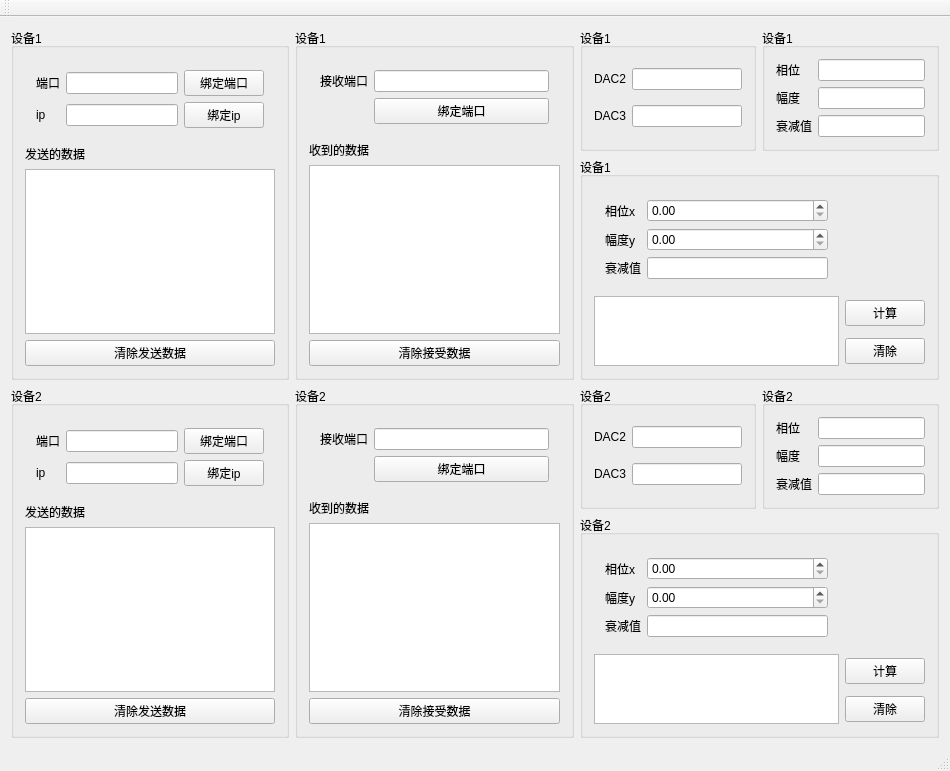
<?xml version="1.0" encoding="UTF-8"?>
<ui version="4.0">
 <class>MainWindow</class>
 <widget class="QMainWindow" name="MainWindow">
  <property name="geometry">
   <rect>
    <x>0</x>
    <y>0</y>
    <width>950</width>
    <height>709</height>
   </rect>
  </property>
  <property name="windowTitle">
   <string>MainWindow</string>
  </property>
  <widget class="QWidget" name="centralWidget">
   <layout class="QGridLayout" name="gridLayout_17">
    <item row="0" column="0" rowspan="2">
     <widget class="QGroupBox" name="groupBox_2">
      <property name="title">
       <string>设备1</string>
      </property>
      <layout class="QGridLayout" name="gridLayout_5">
       <item row="4" column="0">
        <widget class="QPushButton" name="pushButton_2">
         <property name="text">
          <string>清除发送数据</string>
         </property>
        </widget>
       </item>
       <item row="3" column="0">
        <widget class="QTextEdit" name="sendData"/>
       </item>
       <item row="0" column="0">
        <widget class="QWidget" name="widget" native="true">
         <layout class="QGridLayout" name="gridLayout">
          <item row="1" column="0">
           <widget class="QLabel" name="label_2">
            <property name="text">
             <string>ip</string>
            </property>
           </widget>
          </item>
          <item row="0" column="1">
           <widget class="QLineEdit" name="port"/>
          </item>
          <item row="0" column="0">
           <widget class="QLabel" name="label">
            <property name="text">
             <string>端口</string>
            </property>
           </widget>
          </item>
          <item row="0" column="2">
           <widget class="QPushButton" name="updata_2">
            <property name="text">
             <string>绑定端口</string>
            </property>
           </widget>
          </item>
          <item row="1" column="1">
           <widget class="QLineEdit" name="ip"/>
          </item>
          <item row="1" column="2">
           <widget class="QPushButton" name="changIp">
            <property name="text">
             <string>绑定ip</string>
            </property>
           </widget>
          </item>
         </layout>
        </widget>
       </item>
       <item row="1" column="0">
        <widget class="QLabel" name="label_10">
         <property name="text">
          <string>发送的数据</string>
         </property>
        </widget>
       </item>
      </layout>
     </widget>
    </item>
    <item row="0" column="1" rowspan="2">
     <widget class="QGroupBox" name="groupBox">
      <property name="title">
       <string>设备1</string>
      </property>
      <layout class="QGridLayout" name="gridLayout_4">
       <item row="1" column="0">
        <widget class="QLabel" name="label_3">
         <property name="text">
          <string>收到的数据</string>
         </property>
        </widget>
       </item>
       <item row="0" column="0" colspan="2">
        <widget class="QWidget" name="widget_2" native="true">
         <layout class="QGridLayout" name="gridLayout_2">
          <item row="0" column="0">
           <widget class="QLabel" name="label_7">
            <property name="text">
             <string>接收端口</string>
            </property>
           </widget>
          </item>
          <item row="0" column="1">
           <widget class="QLineEdit" name="RecPort"/>
          </item>
          <item row="1" column="1">
           <widget class="QPushButton" name="updata">
            <property name="text">
             <string>绑定端口</string>
            </property>
           </widget>
          </item>
         </layout>
        </widget>
       </item>
       <item row="2" column="0" colspan="2">
        <widget class="QTextEdit" name="recvData"/>
       </item>
       <item row="3" column="0" colspan="2">
        <widget class="QPushButton" name="pushButton_3">
         <property name="text">
          <string>清除接受数据</string>
         </property>
        </widget>
       </item>
      </layout>
     </widget>
    </item>
    <item row="0" column="2">
     <widget class="QGroupBox" name="groupBox_4">
      <property name="title">
       <string>设备1</string>
      </property>
      <layout class="QGridLayout" name="gridLayout_7">
       <item row="0" column="0">
        <widget class="QLabel" name="label_8">
         <property name="text">
          <string>DAC2</string>
         </property>
        </widget>
       </item>
       <item row="0" column="1">
        <widget class="QLineEdit" name="DAC2"/>
       </item>
       <item row="1" column="0">
        <widget class="QLabel" name="label_9">
         <property name="text">
          <string>DAC3</string>
         </property>
        </widget>
       </item>
       <item row="1" column="1">
        <widget class="QLineEdit" name="DAC3"/>
       </item>
      </layout>
     </widget>
    </item>
    <item row="0" column="3">
     <widget class="QGroupBox" name="groupBox_10">
      <property name="title">
       <string>设备1</string>
      </property>
      <layout class="QGridLayout" name="gridLayout_16">
       <item row="0" column="0">
        <widget class="QLabel" name="label_24">
         <property name="text">
          <string>相位</string>
         </property>
        </widget>
       </item>
       <item row="0" column="1">
        <widget class="QLineEdit" name="RecvDAC1_1"/>
       </item>
       <item row="1" column="0">
        <widget class="QLabel" name="label_25">
         <property name="text">
          <string>幅度</string>
         </property>
        </widget>
       </item>
       <item row="1" column="1">
        <widget class="QLineEdit" name="RecvDAC4_1"/>
       </item>
       <item row="2" column="0">
        <widget class="QLabel" name="label_26">
         <property name="text">
          <string>衰减值</string>
         </property>
        </widget>
       </item>
       <item row="2" column="1">
        <widget class="QLineEdit" name="RecvPad_Value1"/>
       </item>
      </layout>
     </widget>
    </item>
    <item row="1" column="2" colspan="2">
     <widget class="QGroupBox" name="groupBox_3">
      <property name="title">
       <string>设备1</string>
      </property>
      <layout class="QGridLayout" name="gridLayout_6">
       <item row="0" column="0">
        <widget class="QWidget" name="widget_3" native="true">
         <layout class="QGridLayout" name="gridLayout_3">
          <item row="0" column="0">
           <widget class="QLabel" name="label_4">
            <property name="text">
             <string>相位x</string>
            </property>
           </widget>
          </item>
          <item row="0" column="1">
           <widget class="QDoubleSpinBox" name="XSpinBox"/>
          </item>
          <item row="1" column="0">
           <widget class="QLabel" name="label_5">
            <property name="text">
             <string>幅度y</string>
            </property>
           </widget>
          </item>
          <item row="1" column="1">
           <widget class="QDoubleSpinBox" name="YSpinBox_2"/>
          </item>
          <item row="2" column="0">
           <widget class="QLabel" name="label_6">
            <property name="text">
             <string>衰减值</string>
            </property>
           </widget>
          </item>
          <item row="2" column="1">
           <widget class="QLineEdit" name="setsub"/>
          </item>
         </layout>
        </widget>
       </item>
       <item row="1" column="0" rowspan="2">
        <widget class="QTextEdit" name="caclulator"/>
       </item>
       <item row="1" column="1">
        <widget class="QPushButton" name="pushButton">
         <property name="text">
          <string>计算</string>
         </property>
        </widget>
       </item>
       <item row="2" column="1">
        <widget class="QPushButton" name="clear">
         <property name="text">
          <string>清除</string>
         </property>
        </widget>
       </item>
      </layout>
     </widget>
    </item>
    <item row="2" column="0" rowspan="2">
     <widget class="QGroupBox" name="groupBox_5">
      <property name="title">
       <string>设备2</string>
      </property>
      <layout class="QGridLayout" name="gridLayout_8">
       <item row="4" column="0">
        <widget class="QPushButton" name="pushButton_4">
         <property name="text">
          <string>清除发送数据</string>
         </property>
        </widget>
       </item>
       <item row="3" column="0">
        <widget class="QTextEdit" name="sendData_2"/>
       </item>
       <item row="0" column="0">
        <widget class="QWidget" name="widget_4" native="true">
         <layout class="QGridLayout" name="gridLayout_9">
          <item row="1" column="0">
           <widget class="QLabel" name="label_11">
            <property name="text">
             <string>ip</string>
            </property>
           </widget>
          </item>
          <item row="0" column="1">
           <widget class="QLineEdit" name="port_2"/>
          </item>
          <item row="0" column="0">
           <widget class="QLabel" name="label_12">
            <property name="text">
             <string>端口</string>
            </property>
           </widget>
          </item>
          <item row="0" column="2">
           <widget class="QPushButton" name="updata_3">
            <property name="text">
             <string>绑定端口</string>
            </property>
           </widget>
          </item>
          <item row="1" column="1">
           <widget class="QLineEdit" name="ip_2"/>
          </item>
          <item row="1" column="2">
           <widget class="QPushButton" name="changIp_2">
            <property name="text">
             <string>绑定ip</string>
            </property>
           </widget>
          </item>
         </layout>
        </widget>
       </item>
       <item row="1" column="0">
        <widget class="QLabel" name="label_13">
         <property name="text">
          <string>发送的数据</string>
         </property>
        </widget>
       </item>
      </layout>
     </widget>
    </item>
    <item row="2" column="1" rowspan="2">
     <widget class="QGroupBox" name="groupBox_6">
      <property name="title">
       <string>设备2</string>
      </property>
      <layout class="QGridLayout" name="gridLayout_10">
       <item row="1" column="0">
        <widget class="QLabel" name="label_14">
         <property name="text">
          <string>收到的数据</string>
         </property>
        </widget>
       </item>
       <item row="0" column="0" colspan="2">
        <widget class="QWidget" name="widget_5" native="true">
         <layout class="QGridLayout" name="gridLayout_11">
          <item row="0" column="0">
           <widget class="QLabel" name="label_15">
            <property name="text">
             <string>接收端口</string>
            </property>
           </widget>
          </item>
          <item row="0" column="1">
           <widget class="QLineEdit" name="RecPort_2"/>
          </item>
          <item row="1" column="1">
           <widget class="QPushButton" name="updata_4">
            <property name="text">
             <string>绑定端口</string>
            </property>
           </widget>
          </item>
         </layout>
        </widget>
       </item>
       <item row="2" column="0" colspan="2">
        <widget class="QTextEdit" name="recvData_2"/>
       </item>
       <item row="3" column="0" colspan="2">
        <widget class="QPushButton" name="pushButton_5">
         <property name="text">
          <string>清除接受数据</string>
         </property>
        </widget>
       </item>
      </layout>
     </widget>
    </item>
    <item row="2" column="2">
     <widget class="QGroupBox" name="groupBox_8">
      <property name="title">
       <string>设备2</string>
      </property>
      <layout class="QGridLayout" name="gridLayout_14">
       <item row="0" column="0">
        <widget class="QLabel" name="label_19">
         <property name="text">
          <string>DAC2</string>
         </property>
        </widget>
       </item>
       <item row="0" column="1">
        <widget class="QLineEdit" name="DAC2_2"/>
       </item>
       <item row="1" column="0">
        <widget class="QLabel" name="label_20">
         <property name="text">
          <string>DAC3</string>
         </property>
        </widget>
       </item>
       <item row="1" column="1">
        <widget class="QLineEdit" name="DAC3_2"/>
       </item>
      </layout>
     </widget>
    </item>
    <item row="2" column="3">
     <widget class="QGroupBox" name="groupBox_9">
      <property name="title">
       <string>设备2</string>
      </property>
      <layout class="QGridLayout" name="gridLayout_15">
       <item row="0" column="0">
        <widget class="QLabel" name="label_21">
         <property name="text">
          <string>相位</string>
         </property>
        </widget>
       </item>
       <item row="0" column="1">
        <widget class="QLineEdit" name="RecvDAC1_2"/>
       </item>
       <item row="1" column="0">
        <widget class="QLabel" name="label_22">
         <property name="text">
          <string>幅度</string>
         </property>
        </widget>
       </item>
       <item row="1" column="1">
        <widget class="QLineEdit" name="RecvDAC4_2"/>
       </item>
       <item row="2" column="0">
        <widget class="QLabel" name="label_23">
         <property name="text">
          <string>衰减值</string>
         </property>
        </widget>
       </item>
       <item row="2" column="1">
        <widget class="QLineEdit" name="RecvPad_Value2"/>
       </item>
      </layout>
     </widget>
    </item>
    <item row="3" column="2" colspan="2">
     <widget class="QGroupBox" name="groupBox_7">
      <property name="title">
       <string>设备2</string>
      </property>
      <layout class="QGridLayout" name="gridLayout_12">
       <item row="0" column="0">
        <widget class="QWidget" name="widget_6" native="true">
         <layout class="QGridLayout" name="gridLayout_13">
          <item row="0" column="0">
           <widget class="QLabel" name="label_16">
            <property name="text">
             <string>相位x</string>
            </property>
           </widget>
          </item>
          <item row="0" column="1">
           <widget class="QDoubleSpinBox" name="XSpinBox_2"/>
          </item>
          <item row="1" column="0">
           <widget class="QLabel" name="label_17">
            <property name="text">
             <string>幅度y</string>
            </property>
           </widget>
          </item>
          <item row="1" column="1">
           <widget class="QDoubleSpinBox" name="YSpinBox_3"/>
          </item>
          <item row="2" column="0">
           <widget class="QLabel" name="label_18">
            <property name="text">
             <string>衰减值</string>
            </property>
           </widget>
          </item>
          <item row="2" column="1">
           <widget class="QLineEdit" name="setsub_2"/>
          </item>
         </layout>
        </widget>
       </item>
       <item row="1" column="0" rowspan="2">
        <widget class="QTextEdit" name="caclulator_2"/>
       </item>
       <item row="1" column="1">
        <widget class="QPushButton" name="pushButton_6">
         <property name="text">
          <string>计算</string>
         </property>
        </widget>
       </item>
       <item row="2" column="1">
        <widget class="QPushButton" name="clear_2">
         <property name="text">
          <string>清除</string>
         </property>
        </widget>
       </item>
      </layout>
     </widget>
    </item>
   </layout>
  </widget>
  <widget class="QMenuBar" name="menuBar">
   <property name="geometry">
    <rect>
     <x>0</x>
     <y>0</y>
     <width>950</width>
     <height>23</height>
    </rect>
   </property>
  </widget>
  <widget class="QToolBar" name="mainToolBar">
   <attribute name="toolBarArea">
    <enum>TopToolBarArea</enum>
   </attribute>
   <attribute name="toolBarBreak">
    <bool>false</bool>
   </attribute>
  </widget>
  <widget class="QStatusBar" name="statusBar"/>
 </widget>
 <layoutdefault spacing="6" margin="11"/>
 <resources/>
 <connections/>
</ui>
